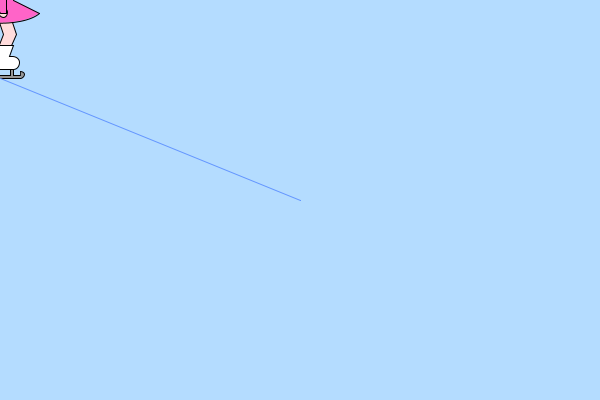
Frame 1 (no input)
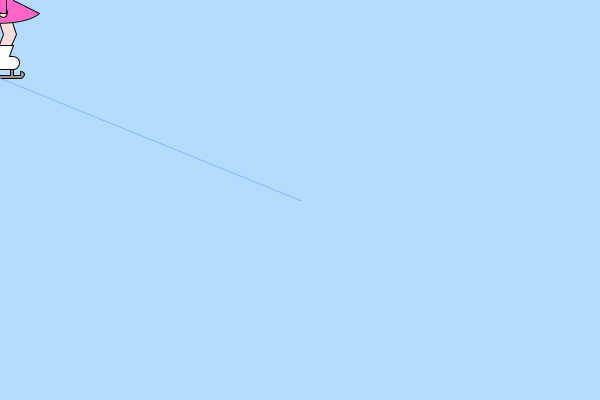
Frame 60 (the mouse pressed at the canvas centre just before this capture)
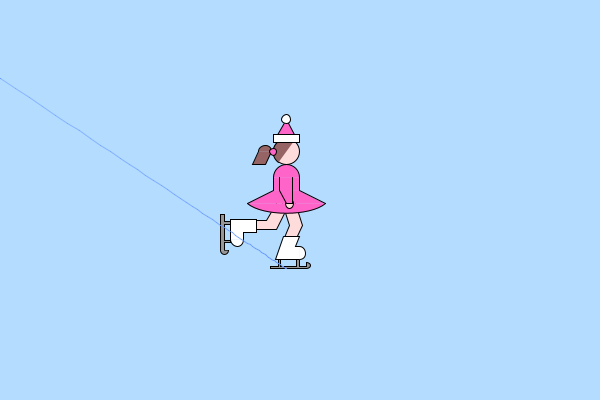
Frame 120 (the mouse held since frame 60 and released just before this capture)

The Processing sketch that drew these frames (run headless with seeded random() and noise(); from frame 60 on, the mouse is pressed at the canvas centre):

// Processing sketch: processing_129708
// ── processing_129708.pde

// Copyright Shannon Impellicceiri 2014
// Computer Arts with Processing T/H 11:30-1:30
// HW #3
// 1/21/14

// DECLARE GLOBAL VARIABLES
//*********************************

// position
float x,y;
float xdist;
float ydist;
float easingCoef;
float scaleCoef;

// ice skater
float unit; // unit of size to be used for drawing
boolean facingRight; // left/right orientation of the skater
float traceTransparency; // transparency of points on skater's path

// create arrays to store the skater's recent path in x and y coordinates
float[] traceX = new float[100];
float[] traceY = new float[100];

// SETUP FUNCTION
//*********************************
void setup()
{
  // background
  size(600,400);
  
  // initial parameters
  easingCoef = .05;
  facingRight = true;
  x=mouseX;
  y=mouseY;

  // figure out the size of one "module" for drawing
  if(height<width){
    unit = height/15;
  }else{
    unit = width/15;
  }
  
  //initialize the arrays
  for(int i=0;i<99;i++){
    traceX[i]=width/2;
    traceY[i]=height/2;
  }
}

// DRAW FUNCTION
//*********************************
void draw()
{
  // background
  noStroke();
  fill(180,220,255);
  rect(0,0,width,height);
  
  // DRAW THE FIGURE SKATER
  //*************************
  
  // easing position
  xdist = mouseX-x;
  ydist = mouseY-y;
  x=x+xdist*easingCoef;
  y=y+ydist*easingCoef;
  
  // Figure out whether she's facing left or right
  if(pmouseX>mouseX){
    facingRight = false;
  }else if(pmouseX<mouseX){
    facingRight = true;
  }
  
  // Head
  stroke(0);
  strokeWeight(1);
  fill(255,220,220); //skin color
  ellipse(x,(y-(1.5*unit)),unit,unit);
  
  // Hair
  fill(150,100,100); //hair color
  if(facingRight==true){
    arc(x,(y-(1.5*unit)),unit,unit,.7*PI,1.7*PI);
    arc(x-(.8*unit),(y-(1.5*unit)),unit/2,unit/2,PI,2*PI);
    beginShape();
      vertex(x-(1.05*unit),(y-(1.5*unit)));
      vertex(x-(1.3*unit),(y-unit));
      vertex(x-(.8*unit),(y-unit));
      vertex(x-(.55*unit),(y-(1.5*unit)));
    endShape();
    fill(255,100,200); //dress color
    ellipse(x-(.5*unit),(y-(1.5*unit)),unit/4,unit/4);
  }else{
    arc(x,(y-(1.5*unit)),unit,unit,1.3*PI,2.3*PI);
    arc(x+(.8*unit),(y-(1.5*unit)),unit/2,unit/2,PI,2*PI);
    beginShape();
      vertex(x+(1.05*unit),(y-(1.5*unit)));
      vertex(x+(1.3*unit),(y-unit));
      vertex(x+(.8*unit),(y-unit));
      vertex(x+(.55*unit),(y-(1.5*unit)));
    endShape();
    fill(255,100,200); //dress color
    ellipse(x+(.5*unit),(y-(1.5*unit)),unit/4,unit/4);
  }
  
  // Hat
  triangle(x-(.4*unit),y-(2*unit),x+(.4*unit),y-(2*unit),x,y-(2.75*unit));
  fill(255); //white trim
  rect(x-(.5*unit),y-(2.15*unit),unit,.3*unit);
  ellipse(x,y-(2.75*unit),unit/3,unit/3);
  
  // Legs
  fill(255,220,220); //skin color
  if(facingRight==true){
    beginShape(); // leg 1
      vertex(x-(.125*unit),y+(.5*unit));
      vertex(x+(.125*unit),y+(1.34*unit));
      vertex(x-(.125*unit),y+(2*unit));
      vertex(x+(.325*unit),y+(2*unit));
      vertex(x+(.625*unit),y+(1.34*unit));
      vertex(x+(.375*unit),y+(.5*unit));
    endShape();
    beginShape(); // leg 2
      vertex(x+(.125*unit),y+(.5*unit));
      vertex(x-(.375*unit),y+(1.5*unit));
      vertex(x-(1.125*unit),y+(1.5*unit));
      vertex(x-(1.125*unit),y+(1.16*unit));
      vertex(x-(.775*unit),y+(1.16*unit));
      vertex(x-(.375*unit),y+(.5*unit));
    endShape();
  }else{
    beginShape(); // leg 1
      vertex(x+(.125*unit),y+(.5*unit));
      vertex(x-(.125*unit),y+(1.34*unit));
      vertex(x+(.125*unit),y+(2*unit));
      vertex(x-(.325*unit),y+(2*unit));
      vertex(x-(.625*unit),y+(1.34*unit));
      vertex(x-(.375*unit),y+(.5*unit));
    endShape();
    beginShape(); // leg 2
      vertex(x-(.125*unit),y+(.5*unit));
      vertex(x+(.375*unit),y+(1.5*unit));
      vertex(x+(1.125*unit),y+(1.5*unit));
      vertex(x+(1.125*unit),y+(1.16*unit));
      vertex(x+(.775*unit),y+(1.16*unit));
      vertex(x+(.375*unit),y+(.5*unit));
    endShape();
  }
  
  // Bottom skate   
  if(facingRight==true){ 
    fill(150); // gray blade
    beginShape(); // bottom skate blade
      vertex(x+(.8*unit),y+(2.75*unit));
      vertex(x+(.8*unit),y+(2.9*unit));
      vertex(x+(.5*unit),y+(2.9*unit));
      vertex(x+(.5*unit),y+(2.66*unit));
      vertex(x+(.4*unit),y+(2.66*unit));
      vertex(x+(.4*unit),y+(2.9*unit));
      vertex(x-(.2*unit),y+(2.9*unit));
      vertex(x-(.2*unit),y+(2.66*unit));
      vertex(x-(.3*unit),y+(2.66*unit));
      vertex(x-(.3*unit),y+(2.9*unit));
      vertex(x-(.6*unit),y+(2.9*unit));
      vertex(x-(.6*unit),y+(3*unit));
      vertex(x+(.8*unit),y+(3*unit)); 
    endShape();
    arc(x+(.8*unit),y+(2.875*unit),.25*unit,.25*unit,-.5*PI,.5*PI);
    fill(255); // white
    beginShape(); // bottom skate
      vertex(x+(.5*unit),y+(2.16*unit));
      vertex(x+(.35*unit),y+(2.16*unit));
      vertex(x+(.5*unit),y+(1.75*unit));
      vertex(x-(.1*unit),y+(1.75*unit));
      vertex(x-(.4*unit),y+(2.66*unit));
      vertex(x+(.5*unit),y+(2.66*unit));
    endShape();
    arc(x+(.5*unit),y+(2.41*unit),.5*unit,.5*unit,-.5*PI,.5*PI);
  }else{
    fill(150); // gray blade
    beginShape(); // bottom skate blade
      vertex(x-(.8*unit),y+(2.75*unit));
      vertex(x-(.8*unit),y+(2.9*unit));
      vertex(x-(.5*unit),y+(2.9*unit));
      vertex(x-(.5*unit),y+(2.66*unit));
      vertex(x-(.4*unit),y+(2.66*unit));
      vertex(x-(.4*unit),y+(2.9*unit));
      vertex(x+(.2*unit),y+(2.9*unit));
      vertex(x+(.2*unit),y+(2.66*unit));
      vertex(x+(.3*unit),y+(2.66*unit));
      vertex(x+(.3*unit),y+(2.9*unit));
      vertex(x+(.6*unit),y+(2.9*unit));
      vertex(x+(.6*unit),y+(3*unit));
      vertex(x-(.8*unit),y+(3*unit)); 
    endShape();
    arc(x-(.8*unit),y+(2.875*unit),.25*unit,.25*unit,.5*PI,1.5*PI);
    fill(255); // white
    beginShape(); // bottom skate
      vertex(x-(.5*unit),y+(2.16*unit));
      vertex(x-(.35*unit),y+(2.16*unit));
      vertex(x-(.5*unit),y+(1.75*unit));
      vertex(x+(.1*unit),y+(1.75*unit));
      vertex(x+(.4*unit),y+(2.66*unit));
      vertex(x-(.5*unit),y+(2.66*unit));
    endShape();
    arc(x-(.5*unit),y+(2.41*unit),.5*unit,.5*unit,.5*PI,1.5*PI);
  }
  
  // Top skate
  if(facingRight==true){
    fill(150); // gray blade
    beginShape(); // top skate blade 
      vertex(x-(2.225*unit),y+(2.3*unit));
      vertex(x-(2.375*unit),y+(2.3*unit));
      vertex(x-(2.375*unit),y+(2*unit));
      vertex(x-(2.125*unit),y+(2*unit));
      vertex(x-(2.125*unit),y+(1.9*unit));
      vertex(x-(2.375*unit),y+(1.9*unit));
      vertex(x-(2.374*unit),y+(1.3*unit));
      vertex(x-(2.125*unit),y+(1.3*unit));
      vertex(x-(2.125*unit),y+(1.2*unit));
      vertex(x-(2.375*unit),y+(1.2*unit));
      vertex(x-(2.375*unit),y+(.9*unit));
      vertex(x-(2.525*unit),y+(.9*unit));
      vertex(x-(2.525*unit),y+(2.3*unit)); 
    endShape();
    arc(x-(2.375*unit),y+(2.3*unit),.3*unit,.3*unit,0,PI);
    fill(255); // white
    beginShape(); // top skate
      vertex(x-(1.625*unit),y+(1.875*unit));//top toe
      vertex(x-(1.625*unit),y+(1.6*unit));//ankle
      vertex(x-(1.125*unit),y+(1.6*unit));// front calf
      vertex(x-(1.125*unit),y+(1.1*unit));//back calf
      vertex(x-(2.125*unit),y+(1.1*unit));//heel
      vertex(x-(2.125*unit),y+(1.875*unit));//bottom toe
    endShape();
    arc(x-(1.875*unit),y+(1.875*unit),.5*unit,.5*unit,0*PI,PI);
  }else{
    fill(150); // gray blade
    beginShape(); // top skate blade 
      vertex(x+(2.225*unit),y+(2.3*unit));
      vertex(x+(2.375*unit),y+(2.3*unit));
      vertex(x+(2.375*unit),y+(2*unit));
      vertex(x+(2.125*unit),y+(2*unit));
      vertex(x+(2.125*unit),y+(1.9*unit));
      vertex(x+(2.375*unit),y+(1.9*unit));
      vertex(x+(2.374*unit),y+(1.3*unit));
      vertex(x+(2.125*unit),y+(1.3*unit));
      vertex(x+(2.125*unit),y+(1.2*unit));
      vertex(x+(2.375*unit),y+(1.2*unit));
      vertex(x+(2.375*unit),y+(.9*unit));
      vertex(x+(2.525*unit),y+(.9*unit));
      vertex(x+(2.525*unit),y+(2.3*unit)); 
    endShape();
    arc(x+(2.375*unit),y+(2.3*unit),.3*unit,.3*unit,0,PI);
    fill(255); // white
    beginShape(); // top skate
      vertex(x+(1.625*unit),y+(1.875*unit));//top toe
      vertex(x+(1.625*unit),y+(1.6*unit));//ankle
      vertex(x+(1.125*unit),y+(1.6*unit));// front calf
      vertex(x+(1.125*unit),y+(1.1*unit));//back calf
      vertex(x+(2.125*unit),y+(1.1*unit));//heel
      vertex(x+(2.125*unit),y+(1.875*unit));//bottom toe
    endShape();
    arc(x+(1.875*unit),y+(1.875*unit),.5*unit,.5*unit,0*PI,PI);
  }
  
  // Dress
  fill(255,100,200); //dress color
  arc(x,(y-(.5*unit)),unit,unit,PI,2*PI);
  noStroke();
  rect(x-(.5*unit),y-(.5*unit),unit,.5*unit);
  quad(x-(.5*unit),y,x-(1.5*unit),y+(.5*unit),x+(1.5*unit),y+(.5*unit),x+(.5*unit),y);
  stroke(0);
  beginShape();
    curveVertex(x-(2*unit),y-(2.5*unit));
    curveVertex(x-(1.5*unit),y+(.5*unit));
    curveVertex(x+(1.5*unit),y+(.5*unit));
    curveVertex(x+(2*unit),y-(2.5*unit));
  endShape();
  noFill();
  beginShape();
    vertex(x-(.5*unit),y-(.5*unit));
    vertex(x-(.5*unit),y); 
    vertex(x-(1.5*unit),y+(.5*unit));
  endShape();  
  beginShape(); 
    vertex(x+(1.5*unit),y+(.5*unit));
    vertex(x+(.5*unit),y);
    vertex(x+(.5*unit),y-(.5*unit));
  endShape();  
  
  // Arm
  if(facingRight==true){
    fill(255,220,220); //skin color
    ellipse(x+(.125*unit),y+(.5*unit),unit/3,unit/3);
    fill(255,100,200); //dress color  
    beginShape();
      vertex(x-(.25*unit),(y-(.5*unit)));
      vertex(x-(.25*unit),y);
      vertex(x,y+(.5*unit));
      vertex(x+(.25*unit),y+(.5*unit));
      vertex(x+(.25*unit),y);
      vertex(x+(.25*unit),(y-(.5*unit)));
    endShape();
  }
  else{
    fill(255,220,220); //skin color
    ellipse(x-(.125*unit),y+(.5*unit),unit/3,unit/3);
    fill(255,100,200); //dress color  
    beginShape();
      vertex(x+(.25*unit),(y-(.5*unit)));
      vertex(x+(.25*unit),y);
      vertex(x,y+(.5*unit));
      vertex(x-(.25*unit),y+(.5*unit));
      vertex(x-(.25*unit),y);
      vertex(x-(.25*unit),(y-(.5*unit)));
    endShape();
  }
  
  // DRAW THE SKATER'S PATH
  //*************************
  // shift the stored coordinates back a spot in the array
  for(int i=99;i>0;i--){
    traceX[i]=traceX[i-1];
    traceY[i]=traceY[i-1];
  }
  // assign the current coordinates to the 0 position in the arrays
  traceX[0]=x;
  traceY[0]=y+(3*unit);
  // draw the path
  for(int j=0;j<=98;j++){
    traceTransparency=255-(255/99*j); // the end of the path will be more transparent
    stroke(100,150,255,traceTransparency);
    line(traceX[j],traceY[j],traceX[j+1],traceY[j+1]);
  }
  
}
